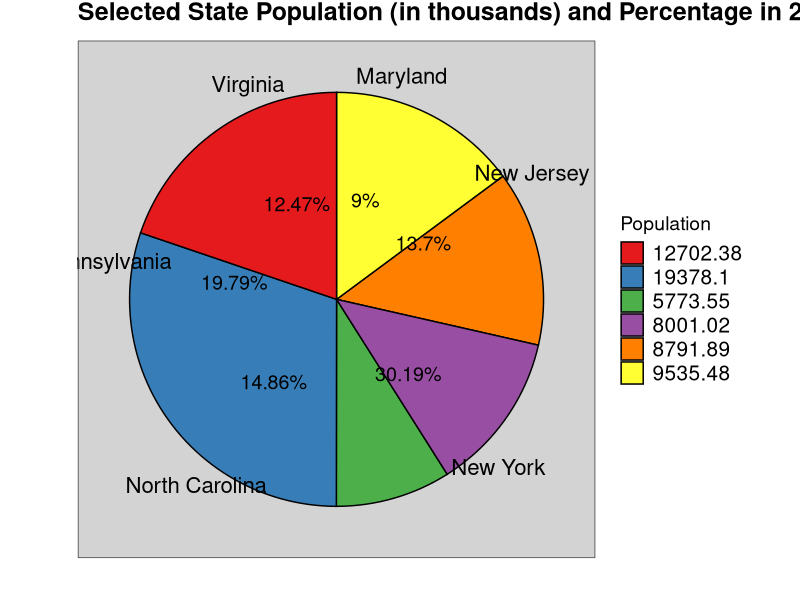

Recreate this plot in R.
# This script creates a pie chart using (a subset of) 'census_data.csv'.

# A description of 'census_data.csv' can be found in 'census_data_scrape_and_process.R'.
# To avoid an overwhelming plot, I will be using a subset of 'census_data.csv' consisting of
# observations for 6 states (North Carolina, Maryland, New Jersey, Pennsylvania, Virginia, 
# and New York) in 2010.

# Load packages.
library(data.table)
library(ggplot2)
library(ggthemes)

# Load data.
census_data = data.table(read.csv('census_data.csv', 
                                  header = T, 
                                  stringsAsFactors = F, 
                                  check.names = F))

#####
# SUBSET/PROCESS DATA.

  # Specify states of interest.
  states = c('North Carolina', 'Maryland', 'New Jersey', 'Pennsylvania', 
             'Virginia', 'New York')
  
  # Create data subset (specified above).
  census_subset = census_data[Name %in% states, .(Name, `2010`)]
  
  # Divide population values by 1000 for easier graph viewing.
  census_subset$`2010` = census_subset$`2010` / 1000
  
  # Compute percentage of total population accounted for by each state.
  
    # Compute percentage.
    census_subset$percent = round(100 * (census_subset$`2010` / sum(census_subset$`2010`)), 2)
  
    # Change to 'character' vector with form 'percent + %'.
    census_subset$percent = as.character(census_subset$percent)
    census_subset$percent = paste0(census_subset$percent, '%')
  
  # Specify locations for pie chart labels.
  
    # Count cumulative population.
    # This has no statistical or data significance, it's only to help with chart labels.
    census_subset$sum = cumsum(census_subset$`2010`)
    
    # Create 'offset_sum' column that will help with chart labels.
    census_subset$offset_sum = c(0, census_subset$sum[1:(nrow(census_subset) - 1)])
    
    # Create 'label_locations' column that specifies label locations on pie chart.
    census_subset$label_locations = (census_subset$sum + census_subset$offset_sum) / 2

#####  
# Plot data.
ggplot(data = census_subset, 
       aes(x = '', 
           y = `2010`, 
           fill = as.character(round(`2010`, 2)))) + 
geom_bar(stat = 'identity', 
         color = 'black') +
geom_text(aes(y = label_locations, 
              label = census_subset$percent), 
          size = 5) +
coord_polar('y') +
guides(fill = guide_legend(title = 'Population')) +
theme_few() +
theme(axis.ticks = element_blank(), 
      axis.text.x = element_text(color = 'black', 
                                 size = 16), 
      plot.title = element_text(face = 'bold', 
                                size = 18, 
                                vjust = 2),
      panel.background = element_rect(fill = 'lightgrey', 
                                      colour = 'lightgrey'), 
      legend.text = element_text(size = 15), 
      legend.title = element_text(size = 14)) +
scale_y_continuous(breaks = census_subset$label_locations, 
                   labels = census_subset$Name) +
scale_fill_brewer(palette = 'Set1') +
ggtitle('Selected State Population (in thousands) and Percentage in 2010') +
xlab('') +
ylab('')
